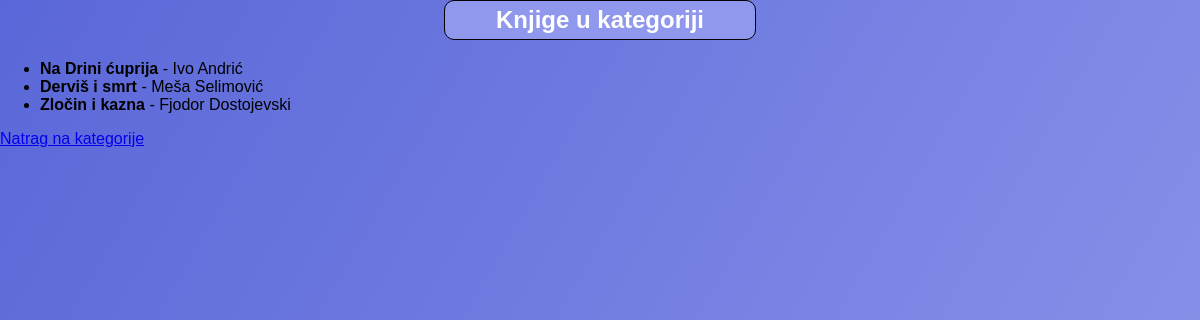
Screenshot of /kategorija/1 with the database file from the repository.
### models.py (models this page shows)
class Knjiga(Base):
    __tablename__ = "knjiga"
    id = Column(Integer, primary_key=True, index=True)
    naziv_djela = Column(String, index=True)
    autor = Column(String)
    kategorija = Column(String)
    cijena = Column(Float)
    stanje = Column(Integer)
    slika_url = Column(String, nullable=True)  # polje za URL slike ili putanju do slike
    kategorija_id = Column(Integer, ForeignKey("kategorija.id"))
    kategorija = relationship("Kategorija", back_populates="knjige")
    korpa = relationship("Korpa", back_populates="knjiga", cascade="all, delete")
    lista_zelja = relationship("ListaZelja", back_populates="knjiga", cascade="all, delete")
    posudbe = relationship("Posudba", back_populates="knjiga", cascade="all, delete")
    recenzije = relationship("Recenzija", back_populates="knjiga", cascade="all, delete")
    narudzba_stavke = relationship("NarudzbaStavka", back_populates="knjiga", cascade="all, delete")

### main.py (the view)
@app.get("/kategorija/{kategorija_id}", response_class=HTMLResponse)
def knjige_po_kategoriji(request: Request, kategorija_id: int, db: Session = Depends(get_db)):
    knjige = get_books_by_kategorija(db, kategorija_id)
    return templates.TemplateResponse("knjige_po_kategoriji.html", {"request": request, "knjige": knjige})

### templates/knjige_po_kategoriji.html (shortened to what this page needs)
<!DOCTYPE html>
<html lang="hr">
<head>
    <link rel="stylesheet" href="{{ url_for('static', path='css/style.css') }}">
</head>
<body>
    <h2>Knjige u kategoriji</h2>
    {% if knjige %}
        <ul>
        {% for knjiga in knjige %}
            <li>
                <strong>{{ knjiga.naziv_djela }}</strong>
                {% if knjiga.autor %} - {{ knjiga.autor }}{% endif %}
            </li>
        {% endfor %}
        </ul>
    {% else %}
        <p>Nema knjiga u ovoj kategoriji.</p>
    {% endif %}
    <a href="/kategorija">Natrag na kategorije</a>
</body>
</html>

### static/css/style.css (style rules this page uses)
body { margin: 0; font-family: 'Trebuchet MS', sans-serif; background: linear-gradient(120deg, #5a67d8 0%, #8f98ec 100%); min-height: 100vh; }
h2 { position: relative; text-align: center; margin-bottom: 20px; padding: 5px; border: 1px solid black; background-color: #8f98ec; width: 300px; margin: 0 auto 20px auto; border-radius: 10px; color: white; }

### rows the page displays
Knjiga: naziv_djela "Na Drini ćuprija", autor "Ivo Andrić"
Knjiga: naziv_djela "Derviš i smrt", autor "Meša Selimović"
Knjiga: naziv_djela "Zločin i kazna", autor "Fjodor Dostojevski"
